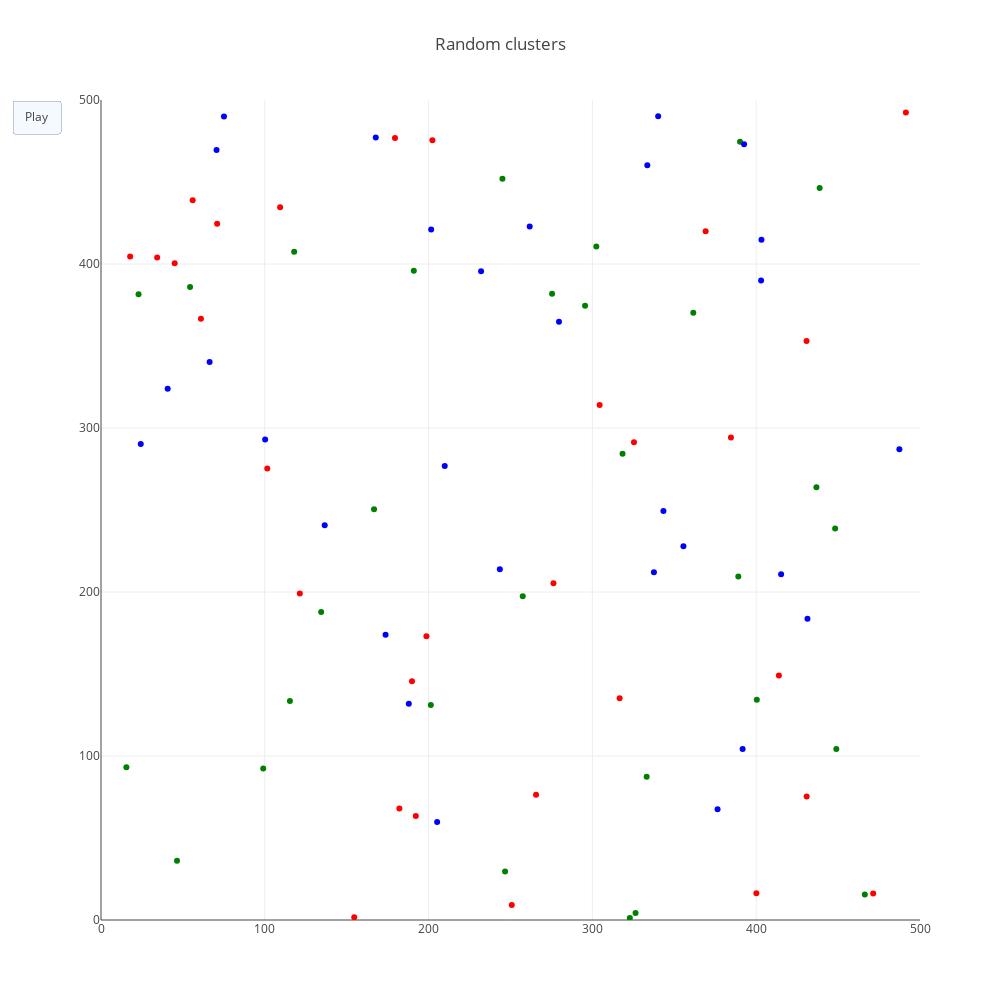

Write notebook code for a chart like this one.
### Code cell
trace = dict(
    type= 'scatter',
    x= table.Xi,
    y= table.Yi,
    marker= dict(color=table.color),
    mode= 'markers',
)

data = [trace]

layout = dict(
    title= 'Random clusters',
    width= 1000,
    height= 1000,
    xaxis=dict(range=[0, 500]),
    yaxis=dict(range=[0, 500]),
    updatemenus= [dict(
        type= 'buttons',
        buttons= [{'label': 'Play', 'method': 'animate', 'args': [None]}],
    )]
)

frames = [
    dict(data=[{'x':table.Xi, 'y':table.Yi}]),
    dict(data=[{'x':table.Xf, 'y':table.Yf}]),
]

fig = dict(
    data=data,
    layout=layout,
    frames=frames,
)

py.offline.iplot(fig)

### Figure 1 — Plotly figure (JSON) as saved in the notebook; plotly's stock layout.template omitted (floating-point values rounded to 4 significant figures)
{"data": [{"marker": {"color": ["red", "red", "red", "red", "red", "red", "red", "red", "red", "red", "red", "red", "red", "red", "red", "red", "red", "red", "red", "red", "red", "red", "red", "red", "red", "red", "red", "red", "red", "red", "green", "green", "green", "green", "green", "green", "green", "green", "green", "green", "green", "green", "green", "green", "green", "green", "green", "green", "green", "green", "green", "green", "green", "green", "green", "green", "green", "green", "green", "green", "blue", "blue", "blue", "blue", "blue", "blue", "blue", "blue", "blue", "blue", "blue", "blue", "blue", "blue", "blue", "blue", "blue", "blue", "blue", "blue", "blue", "blue", "blue", "blue", "blue", "blue", "blue", "blue", "blue", "blue"]}, "mode": "markers", "type": "scatter", "uid": "6855f72c-0c74-4d94-b333-b7ebb0da6e90", "x": [109.4, 55.96, 369.1, 491.4, 34.29, 316.6, 265.6, 430.7, 61.0, 189.9, 304.4, 400.1, 70.9, 198.7, 179.5, 250.8, 430.8, 413.8, 276.2, 471.4, 154.6, 182.1, 101.5, 121.4, 44.98, 384.6, 17.79, 202.3, 325.4, 192.2, 448.9, 257.5, 322.8, 115.3, 134.4, 436.8, 99.04, 46.4, 448.2, 466.3, 15.5, 22.93, 400.4, 361.6, 275.4, 191.0, 333.1, 302.4, 326.4, 295.5, 438.7, 54.37, 201.4, 389.1, 166.7, 245.1, 246.7, 390.1, 117.9, 318.4, 403.0, 343.4, 100.2, 40.7, 173.7, 487.4, 376.4, 209.8, 205.2, 70.54, 136.6, 355.6, 337.6, 201.6, 232.0, 279.6, 431.3, 391.7, 392.6, 66.31, 261.7, 187.9, 243.5, 75.07, 340.1, 403.2, 167.7, 333.5, 415.2, 24.27], "y": [434.6, 438.9, 419.9, 492.3, 404.0, 135.2, 76.43, 353.1, 366.7, 145.6, 314.0, 16.36, 424.6, 173.0, 476.8, 9.152, 75.31, 149.0, 205.4, 16.2, 1.643, 68.02, 275.3, 199.1, 400.4, 294.2, 404.5, 475.5, 291.3, 63.42, 104.2, 197.5, 1.267, 133.6, 187.9, 263.8, 92.33, 36.06, 238.8, 15.55, 93.09, 381.5, 134.3, 370.3, 381.8, 395.9, 87.38, 410.7, 4.251, 374.5, 446.3, 385.9, 131.1, 209.4, 250.5, 452.0, 29.6, 474.6, 407.5, 284.4, 390.0, 249.4, 293.0, 324.0, 174.0, 287.1, 67.51, 276.8, 59.75, 469.6, 240.8, 227.9, 212.0, 421.0, 395.6, 364.8, 183.7, 104.3, 473.0, 340.3, 422.8, 131.9, 213.8, 489.9, 490.1, 414.8, 477.1, 460.2, 210.7, 290.3]}], "layout": {"height": 1000, "title": "Random clusters", "updatemenus": [{"buttons": [{"args": [null], "label": "Play", "method": "animate"}], "type": "buttons"}], "width": 1000, "xaxis": {"range": [0, 500]}, "yaxis": {"range": [0, 500]}}}
